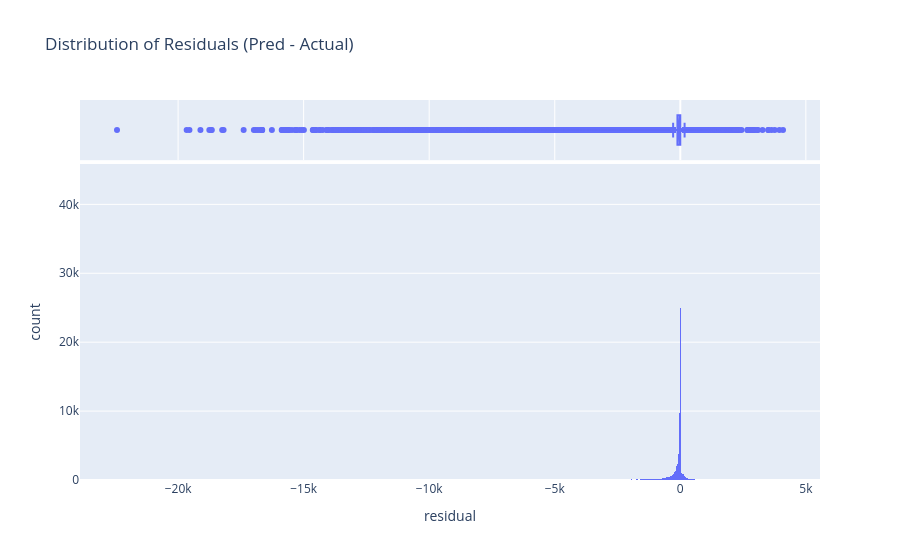

Notebook code cell kept with this figure:
### Markdown cell above
## 3. Statistical Residual Analysis

Validating if the residuals follow theoretical assumptions.

### Code cell
# Normality
residuals_sample = df['residual'].dropna().sample(min(5000, len(df)))
_, p_k2 = stats.normaltest(residuals_sample)
print(f"D'Agostino's K^2 p-value: {p_k2:.4e}")

fig_dist = px.histogram(df, x="residual", marginal="box", title="Distribution of Residuals (Pred - Actual)")
fig_dist.show()

### Figure 1 — Plotly figure (JSON) as saved in the notebook; plotly's stock layout.template omitted (floating-point values rounded to 4 significant figures; data arrays with more than 128 entries replaced by an {"elided": "..."} marker saying what was removed)
{"data": [{"bingroup": "x", "hovertemplate": "residual=%{x}<br>count=%{y}<extra></extra>", "legendgroup": "", "marker": {"color": "#636efa", "pattern": {"shape": ""}}, "name": "", "orientation": "v", "showlegend": false, "type": "histogram", "x": {"elided": "138996 float values"}, "xaxis": "x", "yaxis": "y"}, {"hovertemplate": "residual=%{x}<extra></extra>", "legendgroup": "", "marker": {"color": "#636efa"}, "name": "", "notched": true, "showlegend": false, "type": "box", "x": {"elided": "138996 float values"}, "xaxis": "x2", "yaxis": "y2"}], "layout": {"barmode": "relative", "legend": {"tracegroupgap": 0}, "title": {"text": "Distribution of Residuals (Pred - Actual)"}, "xaxis": {"anchor": "y", "domain": [0, 1], "title": {"text": "residual"}}, "xaxis2": {"anchor": "y2", "domain": [0, 1], "matches": "x", "showgrid": true, "showticklabels": false}, "yaxis": {"anchor": "x", "domain": [0, 0.8316], "title": {"text": "count"}}, "yaxis2": {"anchor": "x2", "domain": [0.8416, 1], "matches": "y2", "showgrid": false, "showline": false, "showticklabels": false, "ticks": ""}}}
